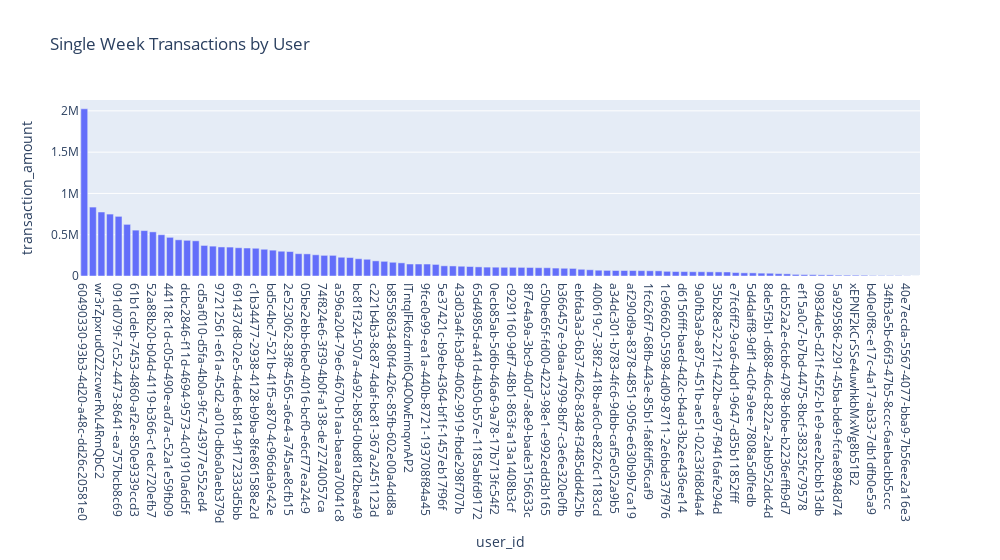

Source (notebook cell):
### Code cell
fig = px.bar(PDD, x = 'user_id',y = 'transaction_amount', title = 'Single Week Transactions by User' ,
             width = 1000)
fig.show()
